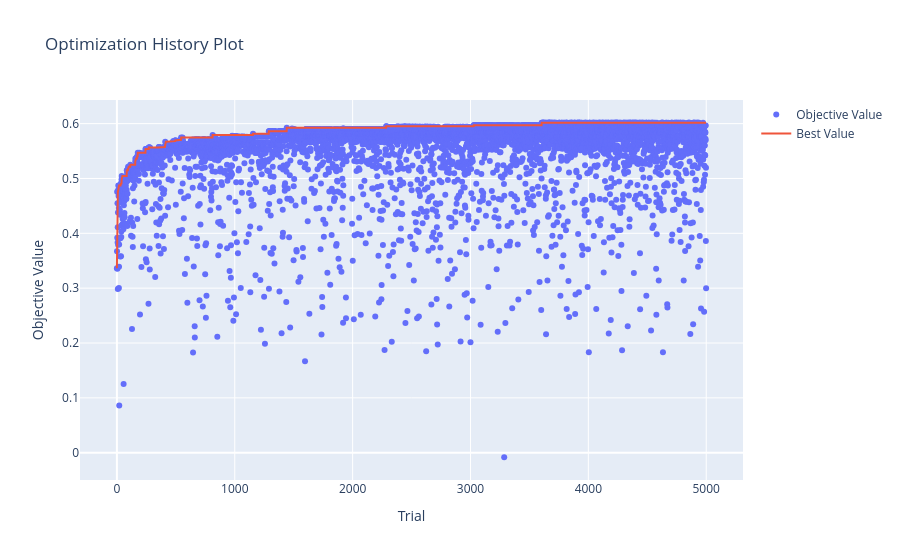
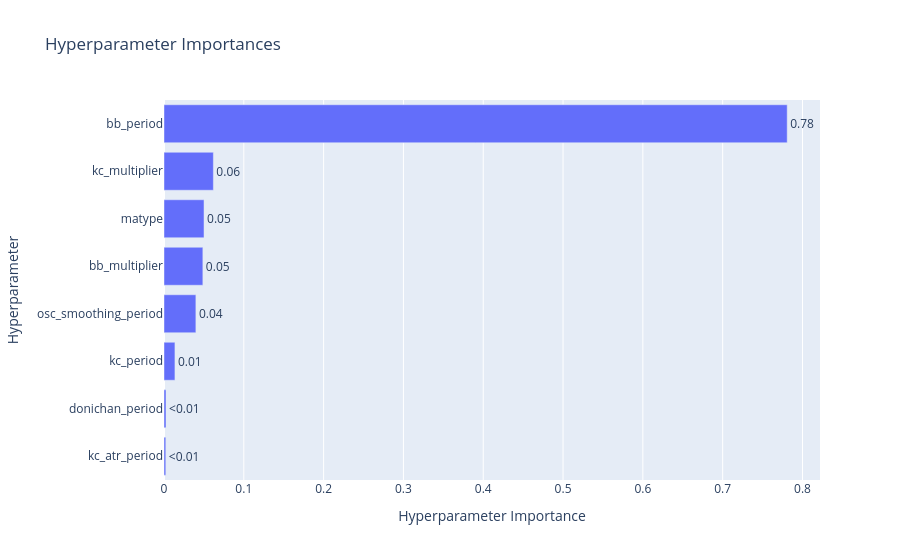

Notebook source saved alongside these figures, in order:
### Code cell
# Plot optimization history
fig1 = plot_optimization_history(study)
fig1.show()

# Plot parameter importances
fig2 = plot_param_importances(study)
fig2.show()

### Figure 1 — Plotly figure (JSON) as saved in the notebook; plotly's stock layout.template omitted (floating-point values rounded to 4 significant figures; data arrays with more than 128 entries replaced by an {"elided": "..."} marker saying what was removed)
{"data": [{"mode": "markers", "name": "Objective Value", "type": "scatter", "x": {"elided": "5000 int values"}, "y": {"elided": "5000 float values"}}, {"mode": "lines", "name": "Best Value", "type": "scatter", "x": {"elided": "5000 int values"}, "y": {"elided": "5000 float values"}}, {"marker": {"color": "#cccccc"}, "mode": "markers", "name": "Infeasible Trial", "showlegend": false, "type": "scatter", "x": [], "y": []}], "layout": {"title": {"text": "Optimization History Plot"}, "xaxis": {"title": {"text": "Trial"}}, "yaxis": {"title": {"text": "Objective Value"}}}}

### Figure 2 — Plotly figure (JSON) as saved in the notebook; plotly's stock layout.template omitted (floating-point values rounded to 4 significant figures)
{"data": [{"cliponaxis": false, "hovertemplate": ["kc_atr_period (IntDistribution): 0.002237769574461614<extra></extra>", "donichan_period (IntDistribution): 0.0025457355182692603<extra></extra>", "kc_period (IntDistribution): 0.013708784427600228<extra></extra>", "osc_smoothing_period (IntDistribution): 0.0399449481115421<extra></extra>", "bb_multiplier (FloatDistribution): 0.04869340576862349<extra></extra>", "matype (IntDistribution): 0.05014153091228205<extra></extra>", "kc_multiplier (FloatDistribution): 0.06186125695986738<extra></extra>", "bb_period (IntDistribution): 0.7808665687273539<extra></extra>"], "name": "Objective Value", "orientation": "h", "text": ["<0.01", "<0.01", "0.01", "0.04", "0.05", "0.05", "0.06", "0.78"], "textposition": "outside", "type": "bar", "x": [0.002238, 0.002546, 0.01371, 0.03994, 0.04869, 0.05014, 0.06186, 0.7809], "y": ["kc_atr_period", "donichan_period", "kc_period", "osc_smoothing_period", "bb_multiplier", "matype", "kc_multiplier", "bb_period"]}], "layout": {"title": {"text": "Hyperparameter Importances"}, "xaxis": {"title": {"text": "Hyperparameter Importance"}}, "yaxis": {"title": {"text": "Hyperparameter"}}}}
